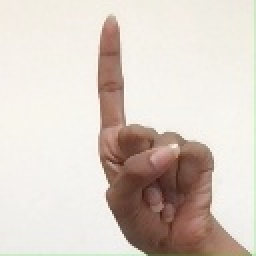
#> input picture Data Set/1/0.jpg, 128 x 128 px (shown 2 times larger); its folder holds only this picture in this run
$ python -i imagePreprocessingUtils.py   (imports and definitions only)
#> lines starting #> are read from the running program, lines starting #| are printed output that depends on the picture; after the words box and inside, x2 and y2 are one past the last pixel; in counts of white or black regions, pixels touching at a corner belong together
#> further down, picture is the input picture: shape (128, 128, 3); mean B, G, R 198.1, 206.7, 217.5
import numpy as np
import cv2
import os
import random
from imutils import paths

# PATH or folder name of dataset
PATH = 'data00'  # Updated to point to the new augmented dataset
# Train and test factor. 75% is used for training. 25% for testing.
TRAIN_FACTOR = 80
# Total number of images to be processed from each folder
TOTAL_IMAGES = 1000  # Reduced to 1000
# Total number of classes to be classified
N_CLASSES = 35
# Clustering factor
CLUSTER_FACTOR = 5

# START and END are rectangle coordinates (ROI) which is displayed on camera frame. Please use them accordingly based on your system.
# mac
START = (450, 75)
END = (800, 425)

IMG_SIZE = 128


def get_canny_edge(image):
    grayImage = cv2.cvtColor(image, cv2.COLOR_BGR2GRAY)
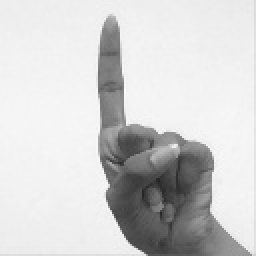
#> grayImage: shape (128, 128) (shown 2 times larger); min 37, max 250, mean 208.9
    # Convert from RGB to HSV
    HSVImage = cv2.cvtColor(image, cv2.COLOR_BGR2HSV)
#> HSVImage: shape (128, 128, 3); mean H, S, V 19.6, 31.9, 217.9

    # Finding pixels with intensity of skin
    # Finding pixels with intensity of skin
    lowerBoundary = np.array([0, 40, 30], dtype="uint8")
    upperBoundary = np.array([43, 255, 254], dtype="uint8")
    skinMask = cv2.inRange(HSVImage, lowerBoundary, upperBoundary)
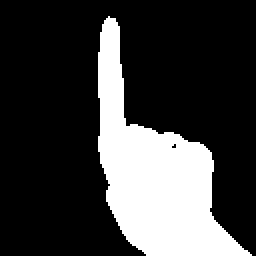
#> skinMask: shape (128, 128) (shown 2 times larger); 23.8% white; 1 white region, box (x1, y1, x2, y2) and area: (49, 8, 126, 128) 3904

    # Blurring of grayscale using medianBlur
    skinMask = cv2.addWeighted(skinMask, 0.5, skinMask, 0.5, 0.0)
    skinMask = cv2.medianBlur(skinMask, 3)
#> skinMask: shape (128, 128); 23.8% white; 1 white region, box (x1, y1, x2, y2) and area: (49, 9, 126, 128) 3907
    skin = cv2.bitwise_and(grayImage, grayImage, mask=skinMask)
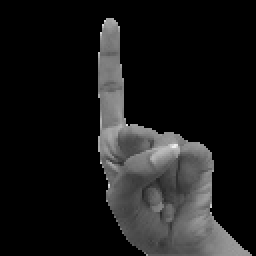
#> skin: shape (128, 128) (shown 2 times larger); min 0, max 239, mean 25.6
    #cv2.imshow("masked2", skin)

    # Canny edge detection
    canny = cv2.Canny(skin, 60, 60)
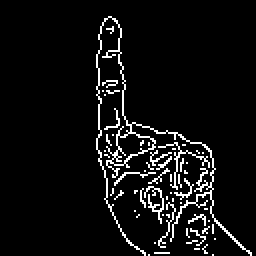
#> canny: shape (128, 128) (shown 2 times larger); 6.1% white in thin lines or dots, all inside (x1, y1, x2, y2) = (48, 8, 126, 128)
    return canny, skin


# [66 lines left out: functions get_SURF_descriptors, find_index, get_labels, get_all_gestures, concat_tile, not called in this run]


# Example usage (if you want to visualize the gestures)
# [5 lines not run here, left out]

>>> import cv2
>>> picture = cv2.imread('Data Set/1/0.jpg')
>>> result = get_canny_edge(picture)

$ run again, on Data Set/1/11.jpg
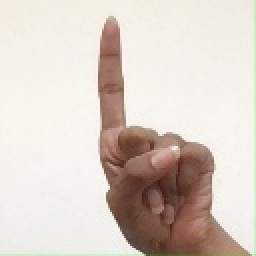
#> input picture Data Set/1/11.jpg, 128 x 128 px (shown 2 times larger)
#> picture is the input picture: shape (128, 128, 3); mean B, G, R 198.6, 207.2, 218
#> HSVImage: shape (128, 128, 3); mean H, S, V 19.9, 31.9, 218.4
#> in get_canny_edge, `skinMask = cv2.inRange(HSVImage, lowerBoundary, upperBoundary)`:
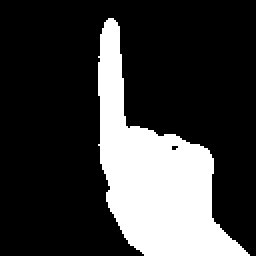
#> skinMask: shape (128, 128) (shown 2 times larger); 23.5% white; 1 white region, box (x1, y1, x2, y2) and area: (49, 9, 125, 128) 3856
#> in get_canny_edge, `canny = cv2.Canny(skin, 60, 60)`:
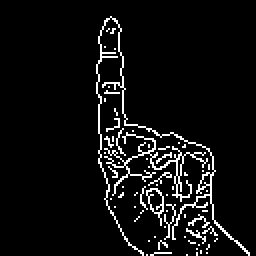
#> canny: shape (128, 128) (shown 2 times larger); 6.1% white in thin lines or dots, all inside (x1, y1, x2, y2) = (48, 8, 125, 128)
